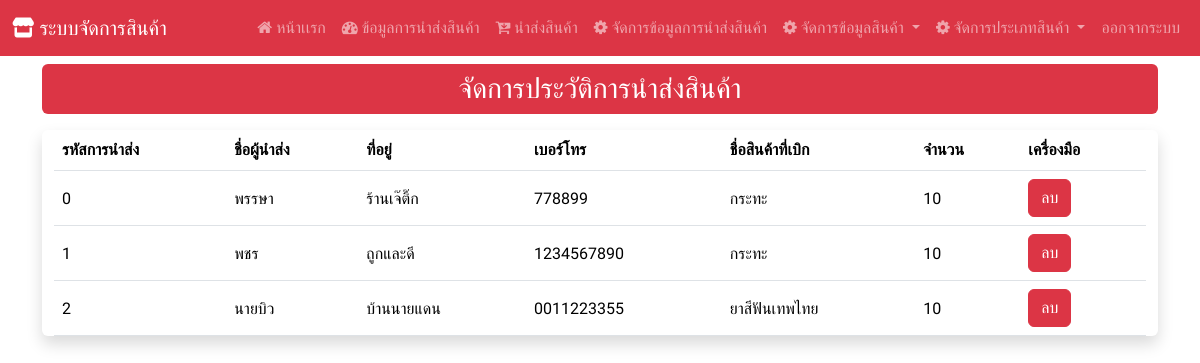
The page /buy_product/ (signed in) on the database its author committed.
### Hospital_app/models.py (models this page shows, shortened)
class report_buy(models.Model):
    report_id = models.AutoField(primary_key=True)
    username = models.CharField(max_length=255)
    address = models.CharField(max_length=255)
    tal = models.CharField(max_length=255)
    product_name = models.CharField(max_length=255)
    product_qty = models.IntegerField()

### Hospital_app/views.py (the view)
# urls.py: path('buy_product/', views.buy_product_view, name='buy_product'),
def buy_product_view(request):
    show_report = report_buy.objects.all()
    context  = {"report" : show_report}
    return render(request, "buy_product.html", context)

### Hospital_app/templates/buy_product.html (shortened to what this page needs)
{% extends "base.html" %}
{% block content %}
<div class="mt-2 p-2 bg-danger text-center text-white rounded h3">
    จัดการประวัติการนำส่งสินค้า
</div>
<div class="container-fluid my-3 justify-content-center align-items-center shadow rounded">
    <table class="table table-responsive">
        <thead>
            <tr>
                <th>รหัสการนำส่ง</th>
                <th>ชื่อผู้นำส่ง</th>
                <th>ที่อยู่</th>
                <th>เบอร์โทร</th>
                <th>ชื่อสินค้าที่เบิก</th>
                <th>จำนวน</th>
                <th>เครื่องมือ</th>
            </tr>
        </thead>
        <tbody>
            {% for i in report %}
                <tr>
                    <td class="pt-3">{{ i.report_id }}</td>
                    <td class="pt-3">{{ i.username }}</td>
                    <td class="pt-3">{{ i.address }}</td>
                    <td class="pt-3">{{ i.tal }}</td>
                    <td class="pt-3">{{ i.product_name }}</td>
                    <td class="pt-3">{{ i.product_qty }}</td>
                    <td><a href="/delete_report/{{ i.report_id }}" class="btn btn-danger" data-bs-toggle="modal" data-bs-target="#deleteConfirmationModal" onclick="setDeleteUrl('/delete_report/{{ i.report }}')">ลบ</a></td>
                </tr>
            {% endfor %}
        </tbody>
        </div>
</div>
{% endblock %}

### Hospital_app/templates/base.html (style rules this page uses)
body { font-family: 'K2D', sans-serif; }

### rows shown on the page
report_buy: report_id "0", username "พรรษา", address "ร้านเจ๊ติ๊ก", tal "778899", product_name "กระทะ", product_qty "10"
report_buy: report_id "1", username "พชร", address "ถูกและดี", tal "1234567890", product_name "กระทะ", product_qty "10"
report_buy: report_id "2", username "นายบิว", address "บ้านนายแดน", tal "0011223355", product_name "ยาสีฟันเทพไทย", product_qty "10"
